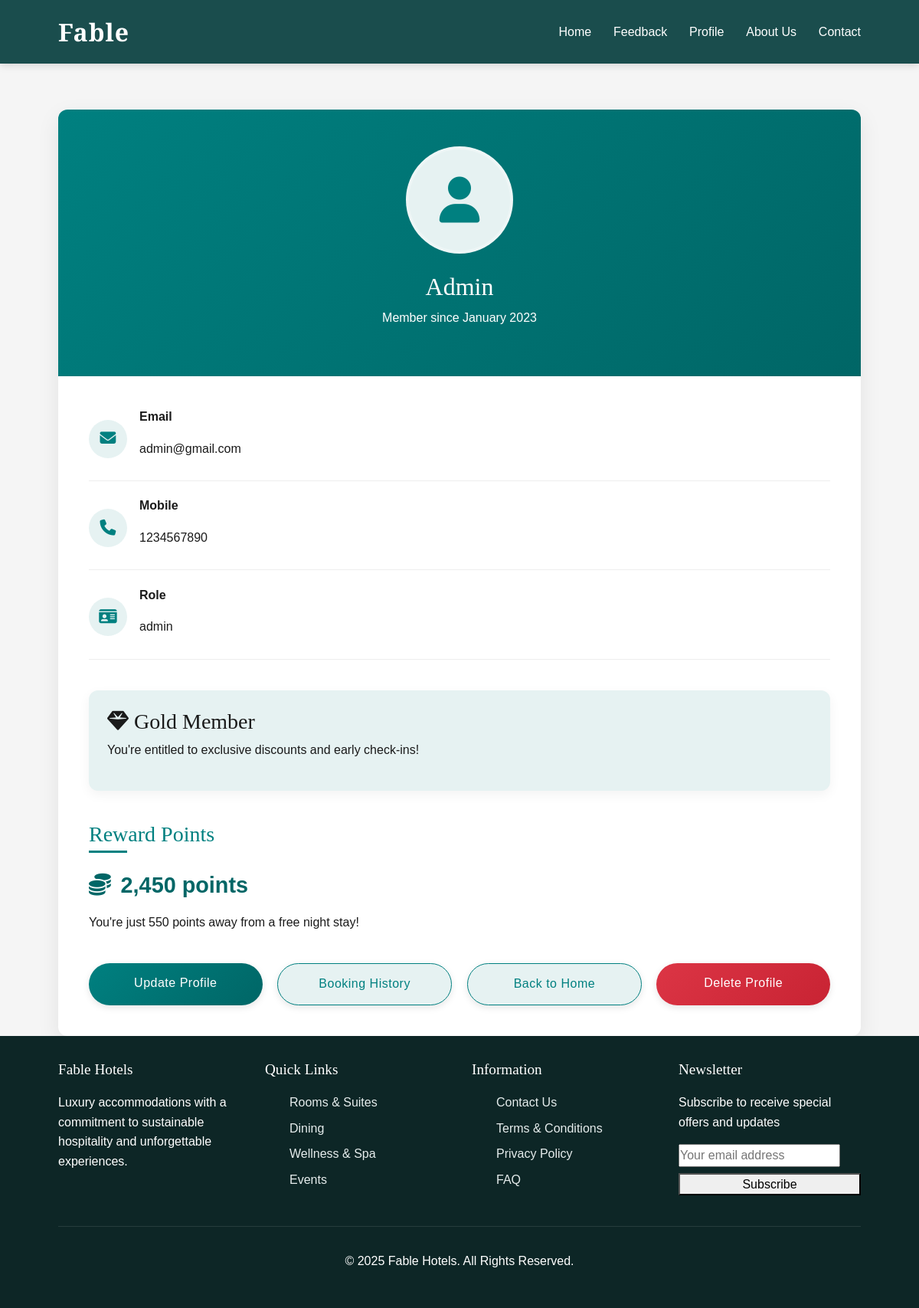
The app's page /profile (signed in) with its own data.
### app.py (models this page shows, shortened)
class User(db.Model, UserMixin):
    _tablename_ = "user"
    id = db.Column(db.Integer, primary_key=True)
    name = db.Column(db.String(150), nullable=False)
    email = db.Column(db.String(150), unique=True, nullable=False)
    age = db.Column(db.Integer, nullable=True)
    gender = db.Column(db.String(150), nullable=True)
    password_hash = db.Column(db.String(256), nullable=False)
    mobile = db.Column(db.String(15), nullable=False)
    role = db.Column(db.String(50), nullable=False, default='user')

### app.py (the view)
@app.route("/profile")
@login_required
def profile():
    return render_template("profile.html")

### app.py (called while the page is built)
@login_manager.user_loader
def load_user(user_id):
    return User.query.get(int(user_id))

### templates/profile.html (shortened to what this page needs)
{% extends 'base2.html' %}
{% block main_block %}
<div class="container">
    <div class="profile-card">
        <div class="profile-header">
            <div class="profile-image">
                <i class="fas fa-user profile-icon"></i>
            </div>
            <h2>{{ current_user.name }}</h2>
            <p>Member since January 2023</p>
        </div>
        <div class="profile-content">
            <div class="profile-info">
                <div class="info-group">
                    <div class="info-icon">
                        <i class="fas fa-envelope"></i>
                    </div>
                    <div>
                        <p><strong>Email</strong></p>
                        <p>{{ current_user.email }}</p>
                    </div>
                </div>
                <div class="info-group">
                    <div class="info-icon">
                        <i class="fas fa-phone"></i>
                    </div>
                    <div>
                        <p><strong>Mobile</strong></p>
                        <p>{{ current_user.mobile }}</p>
                    </div>
                </div>
                <div class="info-group">
                    <div class="info-icon">
                        <i class="fas fa-id-card"></i>
                    </div>
                    <div>
                        <p><strong>Role</strong></p>
                        <p>{{ current_user.role }}</p>
                    </div>
                </div>
            </div>
            <div class="membership-info">
                <h3><i class="fas fa-gem"></i> Gold Member</h3>
                <p>You're entitled to exclusive discounts and early check-ins!</p>
            </div>
            <div class="rewards-section">
                <h3>Reward Points</h3>
                <div class="rewards-points">
                    <i class="fas fa-coins"></i>
                    <span>2,450 points</span>
                </div>
                <p>You're just 550 points away from a free night stay!</p>
            </div>
            <div class="action-buttons">
                <a href="#" class="btn btn-primary" data-bs-toggle="modal" data-bs-target="#updateProfileModal">Update
                    Profile</a>
                <a href="#" class="btn btn-secondary">Booking History</a>
                <a href="{{ url_for('amazing') }}" class="btn btn-secondary">Back to Home</a>
                <a href="#" class="btn btn-danger" data-bs-toggle="modal" data-bs-target="#deleteProfileModal">Delete
                    Profile</a>
            </div>
        </div>
    </div>
</div>
{% endblock %}

### templates/profile.html (style rules this page uses)
:root { --primary-color: #008080; --secondary-color: #006666; --accent-color: #e6f2f2; --text-color: #333333; --light-text: #f5f5f5; --animation-timing: 0.5s; }
h1, h2, h3 { font-family: 'Playfair Display', serif; }
.container { max-width: 600px; margin: 2rem auto; padding: 0 1rem; animation: fadeIn 1s ease-out; }
.profile-card { background-color: white; border-radius: 12px; box-shadow: 0 10px 30px rgba(0, 0, 0, 0.08); overflow: hidden; transition: transform var(--animation-timing), box-shadow var(--animation-timing); margin-top: 60px; }
.profile-header { background: linear-gradient(135deg, var(--primary-color), var(--secondary-color)); color: white; padding: 3rem 2rem; text-align: center; position: relative; }
.profile-image { width: 140px; height: 140px; border-radius: 50%; background-color: var(--accent-color); margin: 0 auto 1.5rem; display: flex; justify-content: center; align-items: center; border: 4px solid rgba(255, 255, 255, 0.3); transition: transform 0.3s ease; animation: pulse 2s infinite; }
.profile-icon { font-size: 60px; color: var(--primary-color); }
.profile-content { padding: 2.5rem; }
.profile-info { margin-bottom: 2.5rem; }
.info-group { display: flex; align-items: center; margin-bottom: 1.2rem; padding-bottom: 0.8rem; border-bottom: 1px solid #eee; transition: transform var(--animation-timing); }
.info-icon { width: 50px; height: 50px; display: flex; align-items: center; justify-content: center; color: var(--primary-color); font-size: 1.3rem; border-radius: 50%; background-color: var(--accent-color); margin-right: 1rem; transition: all var(--animation-timing); }
.membership-info { background-color: var(--accent-color); border-radius: 12px; padding: 1.5rem; margin-bottom: 2.5rem; box-shadow: 0 5px 15px rgba(0, 0, 0, 0.05); transition: transform var(--animation-timing); animation: slideIn 0.8s ease-out; }
.rewards-section h3 { color: var(--primary-color); margin-bottom: 1.2rem; position: relative; padding-bottom: 0.5rem; }
.rewards-section h3:after { content: ''; position: absolute; bottom: 0; left: 0; width: 50px; height: 3px; background-color: var(--primary-color); transition: width 0.3s ease; }
.rewards-points { display: flex; align-items: center; gap: 0.8rem; font-size: 1.8rem; font-weight: 600; color: var(--secondary-color); margin-bottom: 0.8rem; }
.rewards-points i { animation: spin 4s linear infinite; }
.btn-danger { background: linear-gradient(135deg, #dc3545, #c82333); color: white; border: none; }
.action-buttons { display: flex; flex-wrap: wrap; gap: 1.2rem; margin-top: 2.5rem; }
.btn { display: inline-block; padding: 0.9rem 1.5rem; border-radius: 50px; text-decoration: none; font-weight: 500; transition: all 0.3s ease; text-align: center; flex: 1; min-width: 140px; position: relative; overflow: hidden; letter-spacing: 0.5px; box-shadow: 0 3px 10px rgba(0, 0, 0, 0.1); z-index: 1; }
.btn::before { content: ''; position: absolute; top: 0; left: -100%; width: 100%; height: 100%; background: linear-gradient(90deg, transparent, rgba(255, 255, 255, 0.2), transparent); transition: 0.5s; z-index: -1; }
.btn-primary { background: linear-gradient(135deg, var(--primary-color), var(--secondary-color)); color: white; border: none; }
.btn-secondary { background-color: var(--accent-color); color: var(--primary-color); border: 1px solid var(--primary-color); }

### templates/base2.html (style rules this page uses)
:root { --primary-teal: #1a4d4d; --light-teal: #e6eded; --dark-teal: #0d2626; --accent-teal: #2c7a7a; --text-dark: #1a1a1a; --text-light: #ffffff; }
* { margin: 0; padding: 0; box-sizing: border-box; font-family: 'Arial', sans-serif; }
body { background-color: #f5f5f5; color: var(--text-dark); line-height: 1.6; }
.container { width: 90%; max-width: 1200px; margin: 0 auto; }

### records on screen
User: name "Admin", email "admin@gmail.com", mobile "1234567890", role "admin"
